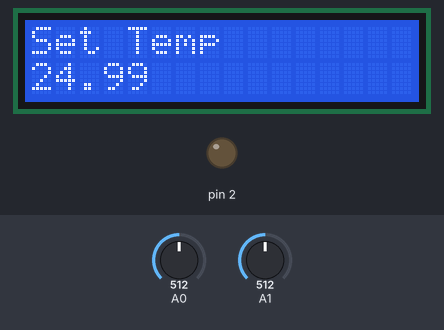
Bench run of a sketch on a simulated Arduino Uno, built with avr-gcc and run on an emulated ATmega328P. Parts: 16×2 character LCD, output pins drawn as LEDs (lit = HIGH). The test bench sets the inputs (shaded band); at power-on: A1 = 512, A0 = 512.

Above: at 1.2 s.
1.3 s: A1 set to 716
At 1.8 s:
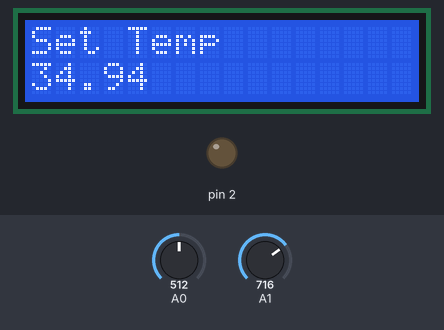
2.8 s: A1 set to 900
At 3.8 s:
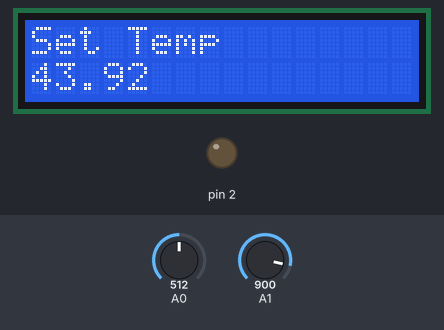
4.3 s: A1 set to 1023
At 11.4 s:
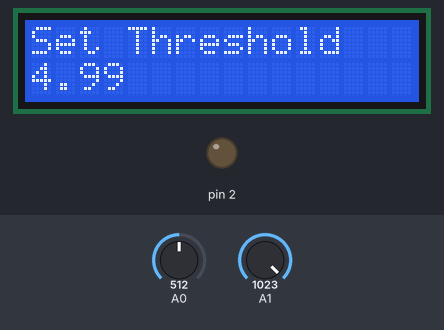
Timing chart, 0 to 19.0 s (numbered marks = the images above; inputs shaded):
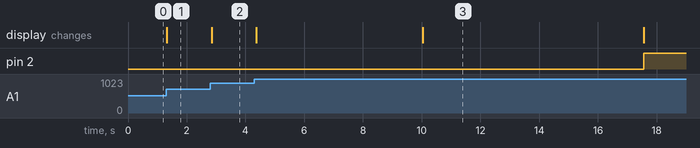

The sketch:

Temp_Controller.ino
```cpp
#include <Wire.h>
#include <LiquidCrystal_PCF8574.h>

LiquidCrystal_PCF8574 lcd(0x27);  // set the LCD address to 0x27 for a 16 chars and 2 line display


float BaseTemp = 28;
float Temp;
float Threshold = 1;
bool BTReached = 0 ;

void setup()
{
  pinMode(2,1);
  Serial.begin(115200);
  Wire.begin();
  Wire.beginTransmission(0x27);
  lcd.begin(16, 2); // initialize the lcd
  lcd.setBacklight(255);

} // setup()

void loop()
{
  while (millis() < 10000) {
    lcd.home();
    lcd.clear();
    lcd.print("Set Temp");
    lcd.setCursor(0, 1);
    BaseTemp = analogRead(A1) * 0.0488;
    lcd.print(BaseTemp);
    delay(50);


  }
    while (millis() < 15000) {
    lcd.home();
    lcd.clear();
    lcd.print("Set Threshold");
    lcd.setCursor(0, 1);
    Threshold = analogRead(A1) * 0.00488;
    lcd.print(Threshold);
    delay(50);


  }

  for (int i = 0 ; i < 25 ; i++) {
    Temp += analogRead(A0) * 0.488;
    delay(100);
  }

  lcd.home();
  lcd.clear();
  lcd.print("Temp Now");
  lcd.setCursor(0, 1);
  Temp = Temp / 25;
  lcd.print(Temp);

  if(Temp >= BaseTemp || BTReached ){
    digitalWrite(2,1);
    BTReached = 1 ;

  }
   if(BTReached && Temp-Threshold < BaseTemp){
    BTReached = 0;
    digitalWrite(2,0);

  }
  Temp = 0;
}
```

Measured:
- after the input at 1.3 s, the display: changes at once (image 1)
- after the input at 2.8 s, the display: changes after 0.05 s (image 2)
